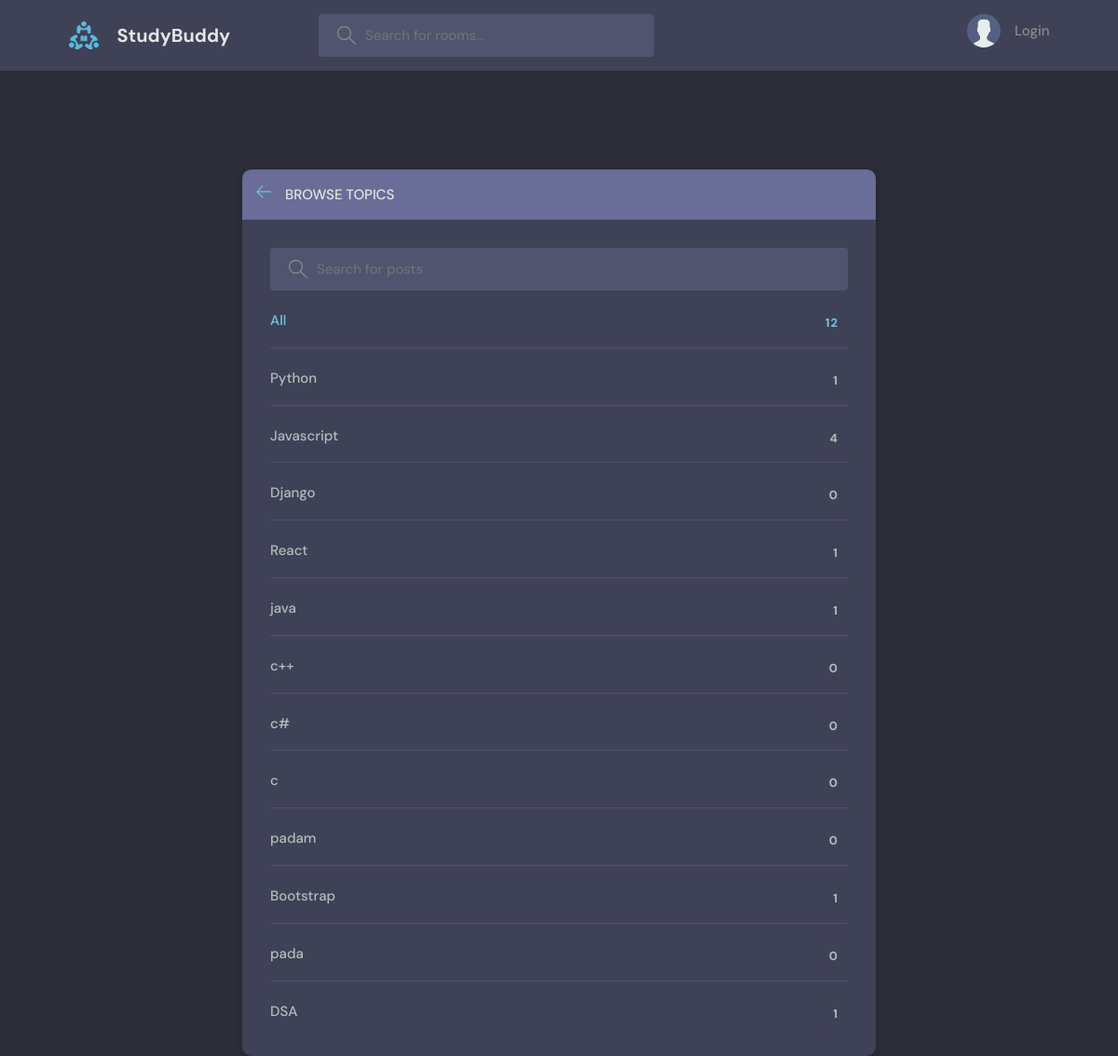
/topicPage, run on an earlier commit of the app's database.
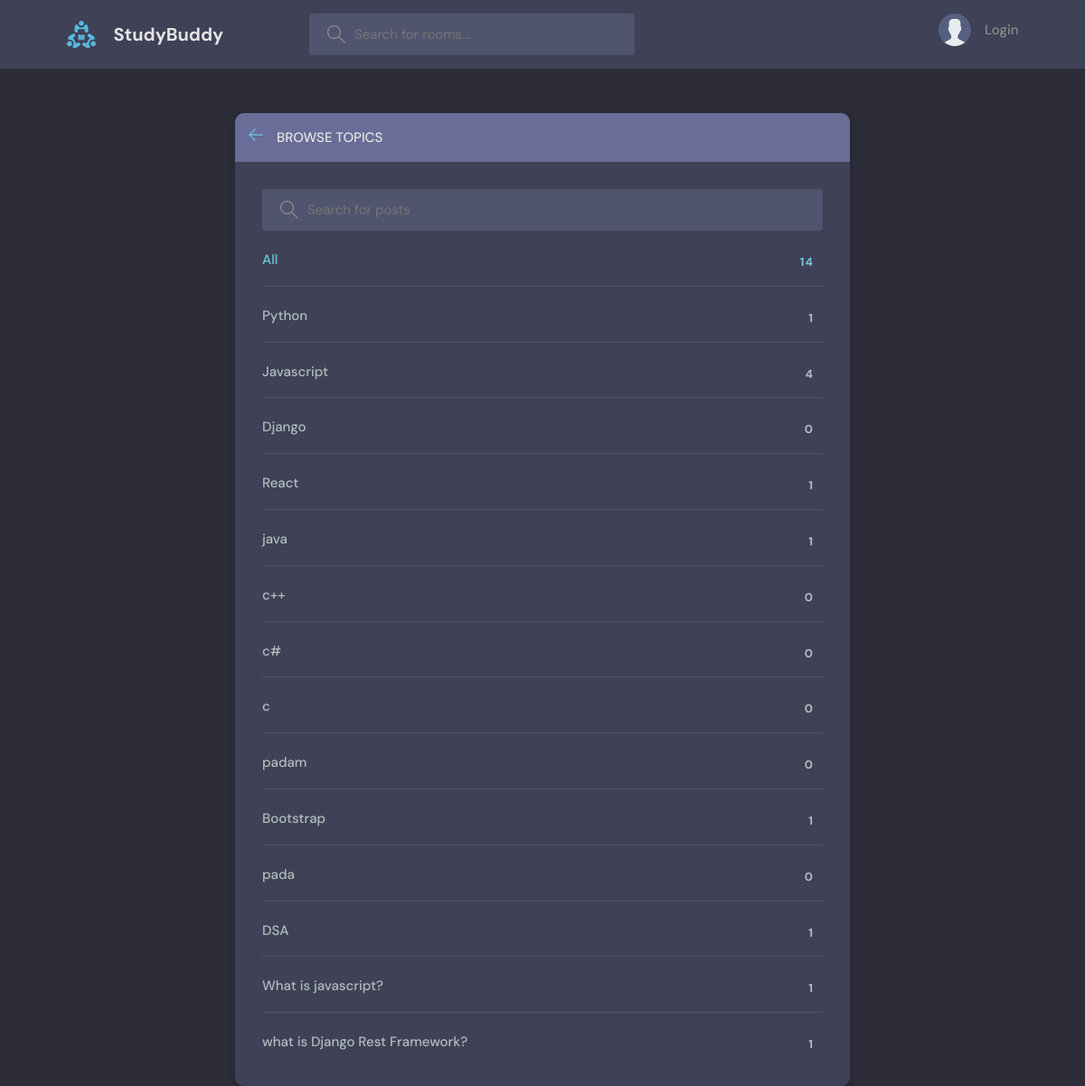
And on a later commit of the database.
### base/models.py (models this page shows, shortened)
class Topic(models.Model):
    name = models.CharField(max_length=200)

### base/views.py (the view)
# urls.py: path('topicPage',views.topicPage,name='topicPage'),
def topicPage(request):
    q = request.GET.get('q') if request.GET.get('q') != None else ''
    topic = Topic.objects.filter(name__icontains = q)
    return render(request,'base/topics.html',{'topics':topic})

### base/templates/base/topics.html (shortened to what this page needs)
 {% extends 'main.html' %}
{% block content %}
    <main class="create-room layout">
      <div class="container">
        <div class="layout__box">
          <div class="layout__boxHeader">
            <div class="layout__boxTitle">
              <a href="{% url 'home' %}">
                <svg version="1.1" xmlns="http://www.w3.org/2000/svg" width="32" height="32" viewBox="0 0 32 32">
                  <title>arrow-left</title>
                  <path
                    d="M13.723 2.286l-13.723 13.714 13.719 13.714 1.616-1.611-10.96-10.96h27.625v-2.286h-27.625l10.965-10.965-1.616-1.607z"
                  ></path>
                </svg>
              </a>
              <h3>Browse Topics</h3>
            </div>
          </div>
          <div class="topics-page layout__body">
            <form action="" method="GET"  class="header__search">
              <label>
                <input name="q" placeholder="Search for posts" />
              </label>
            </form>
            <ul class="topics__list">
              <li>
                <a href="{% url 'topicPage' %}" class="active">All <span>{{topics.count}}</span></a>
              </li>
              {% for topic in topics %}
              <li>
                <a href="{% url 'home' %}?q={{topic.name}}">{{topic.name}} <span>{{topic.room_set.all.count}}</span></a>
              </li>
              {% endfor %}
            </ul>
          </div>
        </div>
      </div>
    </main>
{% endblock content %}

What changed in the data, as far as the page shows it:
added Topic: name "What is javascript?", room_set.all.count "1"
added Topic: name "what is Django Rest Framework?", room_set.all.count "1"
Also different on the page:
{{ topics.count }}: "12" → "14"
